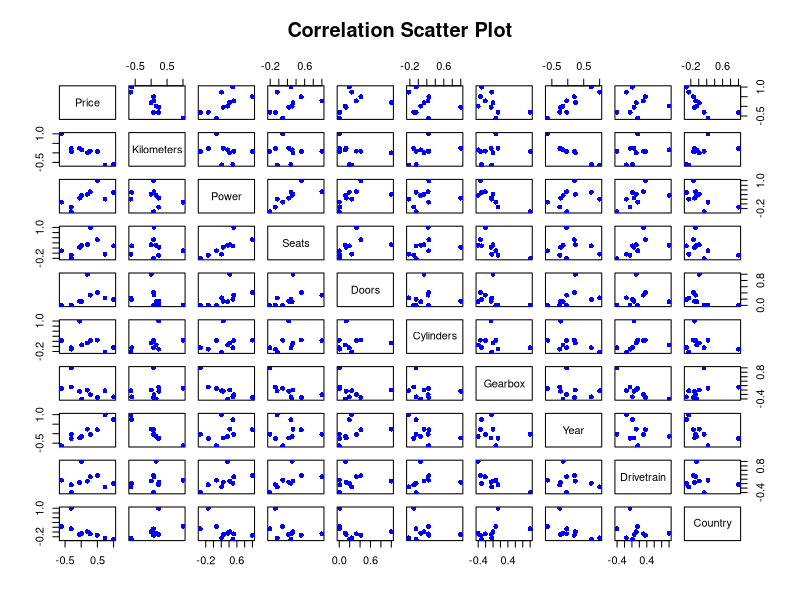
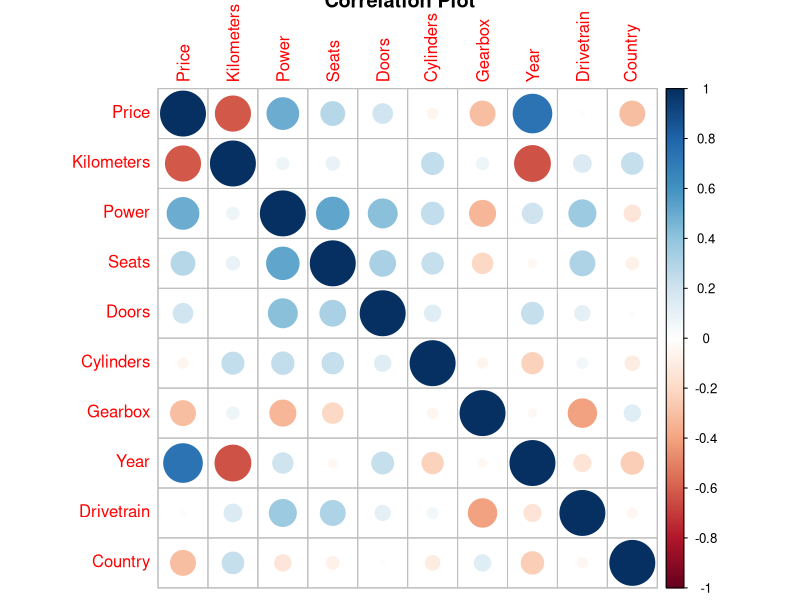

The R script that drew these images, in order:
## ---- chunk 1
# install.packages("psych")
# install.packages("corrplot")
library(corrplot)
library(psych)
library(tidyverse)
library(skimr)
library(dplyr)
## ---- chunk 2
EUcars <- read_csv("car_prices.csv", na = c("", NA, "N/A"))
EUcars = EUcars |> drop_na() |> filter (Brand == "Fiat", Gearbox != "Semi-automatic", Drivetrain != "Rear") |> select(Model,Price,Kilometers,Power, Seats,Doors,Cylinders,Gearbox,Year,Drivetrain,Country)

EUcars <- replace(EUcars, EUcars == "Automatic", "0")
EUcars <- replace(EUcars, EUcars == "Manual", "1")
EUcars <- replace(EUcars, EUcars == "4WD", "1")
EUcars <- replace(EUcars, EUcars == "Front", "0")
EUcars <- replace(EUcars, EUcars == "AT", "1")
EUcars <- replace(EUcars, EUcars == "BE", "2")
EUcars <- replace(EUcars, EUcars == "DE", "3")
EUcars <- replace(EUcars, EUcars == "IT", "4")
EUcars <- replace(EUcars, EUcars == "NL", "5")

EUcars$Gearbox = as.numeric(EUcars$Gearbox)
EUcars$Drivetrain = as.numeric(EUcars$Drivetrain)
EUcars$Country = as.numeric(EUcars$Country)

## ---- chunk 3
cor_matrix<-cor(EUcars[,2:11])
cor_matrix
pairs(cor(EUcars[,2:11]), col = "blue", pch = 16,main="Correlation Scatter Plot")
corrplot(cor_matrix, title="Correlation Plot")
